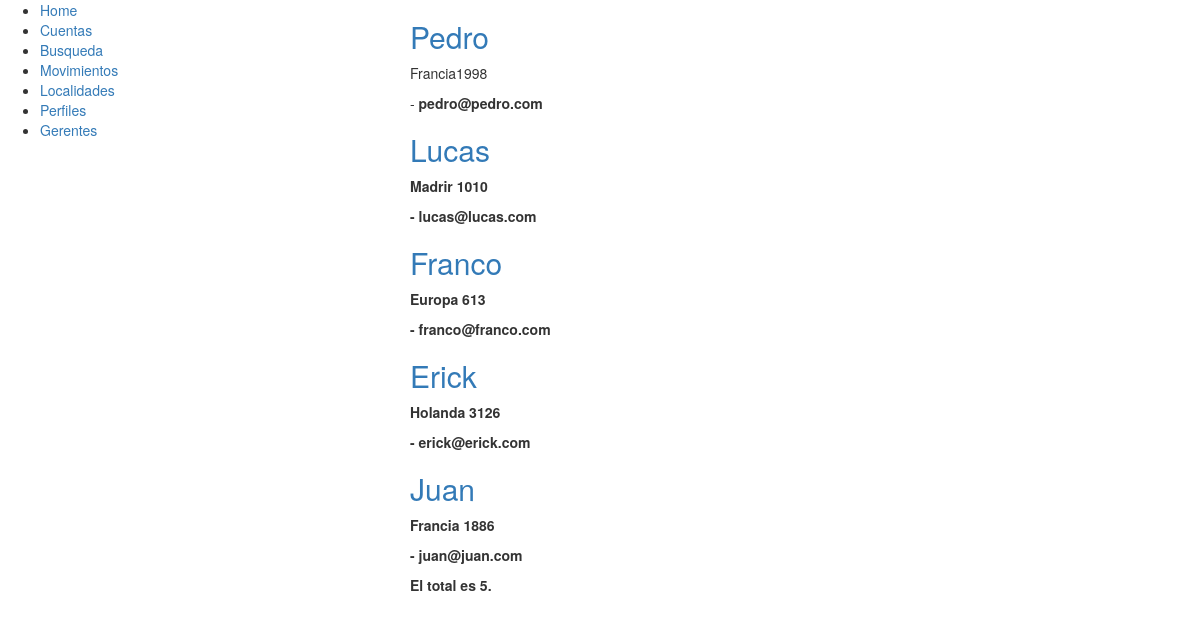
Page /cuentas/ (signed in) on the committed database.
### cuentas/models.py (models this page shows, shortened)
class Cuenta(models.Model):
	nombre = models.CharField(max_length=200)
	direccion = models.CharField(max_length=500)
	localidad = models.ForeignKey(Localidad, default=1)
	email = models.EmailField()

### cuentas/views.py (the view)
# urls.py: url(r'^cuentas/', views.cuentas),
@login_required
@permission_required('cuentas.ver_cuentas')
def cuentas(request):
	return render (request, 'cuentas2.html', {'cuentas':Cuenta.objects.all(), 'total': Cuenta.objects.count()})

### cuentas/templates/cuentas2.html (shortened to what this page needs)
{% extends "base.html"%}
{% block content %}
{% for cuenta in cuentas %}
	<h2><a href="/cuenta/{{ cuenta.id }}">{{ cuenta.nombre }}</a></h2>
	<p>{{ cuenta.direccion }}</p>
	<p>{% if cuenta.email %} - {% endif %} <b> {{ cuenta.email }} <b/></p>
{% endfor %}
<p>El total es {{ total }}.</p>
{% endblock %}

### rows in the picture
Cuenta: nombre "Pedro", direccion "Francia1998", email "pedro@pedro.com"
Cuenta: nombre "Lucas", direccion "Madrir 1010", email "lucas@lucas.com"
Cuenta: nombre "Franco", direccion "Europa 613", email "franco@franco.com"
Cuenta: nombre "Erick", direccion "Holanda 3126", email "erick@erick.com"
Cuenta: nombre "Juan", direccion "Francia 1886", email "juan@juan.com"

### other values in the picture
{{ total }} "5"
